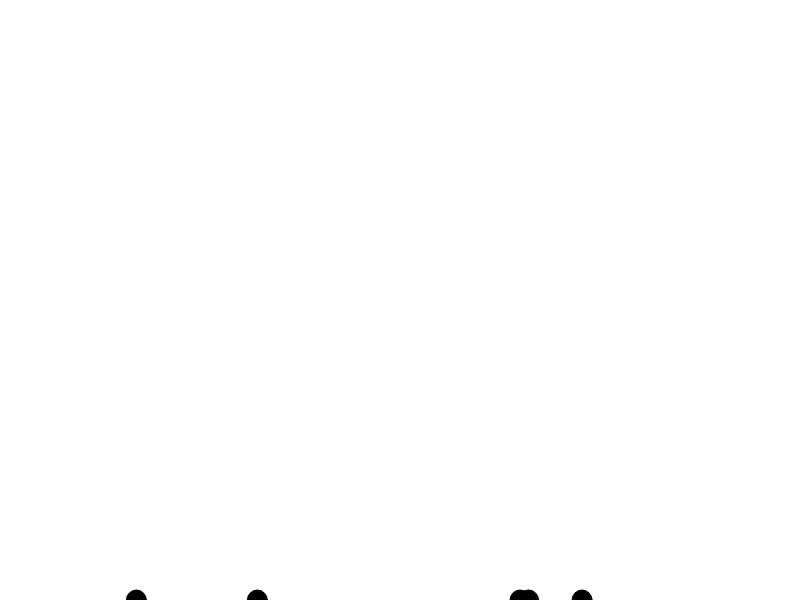
Frame 1 (no input)
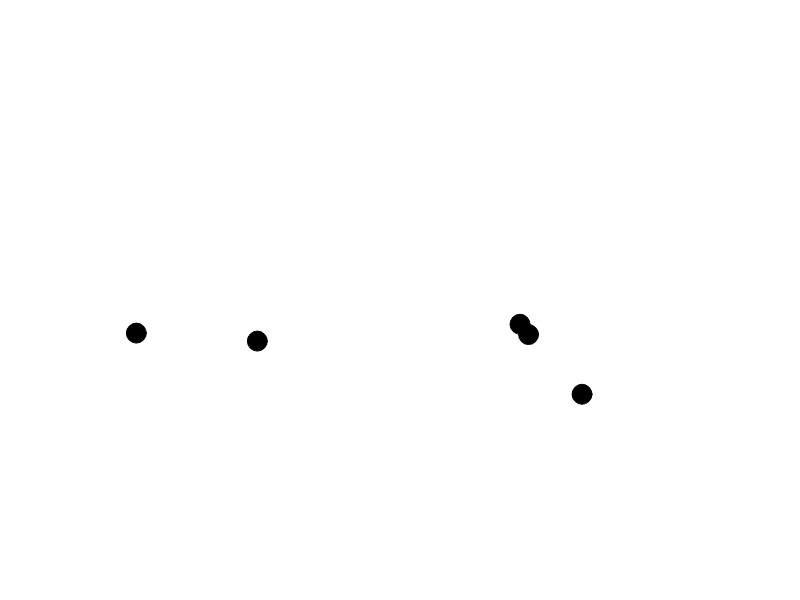
Frame 60 (no input)
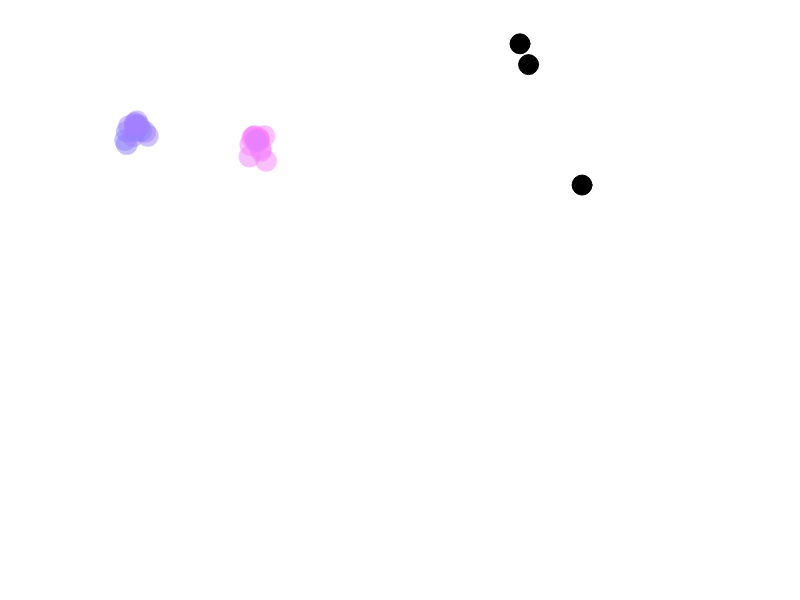
Frame 120 (the mouse pressed at the canvas centre since frame 60)

The p5.js sketch that drew these frames (run headless with seeded random() and noise() and a simulated clock; from frame 60 on, the mouse is pressed at the canvas centre):

// p5.js sketch
// ── sketch.js
let systems = [];
let gravity;
let numSystems = 5;


function setup() {
 createCanvas(800, 600);
 colorMode(HSB);

 gravity = createVector(0, 0.1);

 for (let i = 0; i < numSystems; i++){
  systems.push(new ParticleSystem(random(100, width - 100), height));
 }


 background(0, 0, 100);
}

function draw() {
  background(0, 0, 100);

  
  
  for (let ps of systems){
    ps.update();
  }
  
}

// ── Particle.js
class Particle{
    constructor(x, y, h){
        this.pos = createVector(x, y);
        this.vel = createVector(random(-1, 1), random(-1, 1));
        this.acc = createVector(0, 0);
        this.hue = (h + random(20)) % 360;
 
        this.mass = 1;
        
        this.radius = 10 + sqrt(this.mass);

        this.lifetime = random(50, 400);
    }

    addForce(force){
        let forceWithMass = p5.Vector.div(force, this.mass);
        this.acc.add(forceWithMass);
    }

    addWaterDrag(){
        let dragConstant = -.3;
        let forceDrag = this.vel.mag() * this.vel.mag() * dragConstant;
        let drag = p5.Vector.normalize(this.vel);
        drag.mult(forceDrag)
        this.addForce(drag);
    }

    wrap(){
        this.pos.x = (this.pos.x + width) % width;
        this.pos.y = (this.pos.y + height) % height;
        
    }


    update(){
        this.lifetime--;
        if (this.lifetime < 0){
            this.destroy = true;
        }

        this.radius -= .01;

        this.addForce(gravity);

        if (this.pos.y < height /2){
            this.addWaterDrag;
        }

        //this.addForce(wind);

        // for (let dot of dots){
        //     if (dot !== this){
                
        //         let vec = p5.Vector.sub(dot.pos, this.pos);

        //         let g = .0001;
        //         let d = vec.mag();
        //         let gForce = (g * this.mass * dot.mass) / d * d;

        //         vec.normalize();
        //         vec.mult(gForce);
        //         vec.mult(-1);
        //         dot.addForce(vec);
        //     }
        // }

        this.vel.add(this.acc);
        this.vel.limit(5)
        this.pos.add(this.vel);

        //this.wrap();

        this.acc.mult(0);
    }

    show(){

        push();

        noStroke();

        translate(this.pos.x, this.pos.y);
        fill(this.hue, 50, 100, .5);
        ellipse(0, 0, this.radius * 2);
        pop();

    }
}
// ── ParticleSystem.js
class ParticleSystem{
    constructor(x, y){
        this.pos = createVector(x, y);
        this.particles = [];

        this.active = false;

        this.boomHeight = random(0, height/2);
        this.speed = random(3, 5);

        this.hue = random(360);
    }

    update(){

        

        if (this.pos.y < this.boomHeight){
            this.active = true;
          }else{
            fill(0, 0, 0);
            ellipse(this.pos.x, this.pos.y, 20, 20);
            this.pos.y -= this.speed;
          }

        if (this.active){
            this.particles.push(new Particle(this.pos.x, this.pos.y, this.hue));
        }


        for (let particle of this.particles){
            particle.update();
            particle.show();
        }

        for (let i = this.particles.length - 1; i >= 0; i--){
            if (this.particles[i].destroy){
                this.particles.splice(i, 1);
            }
        }
    }
}
